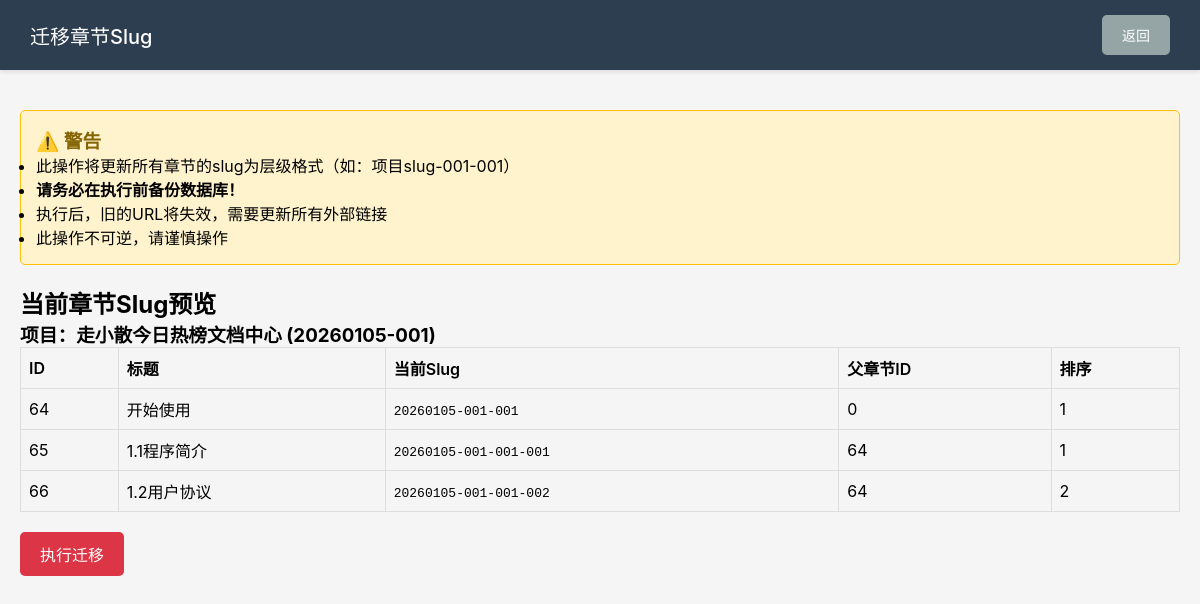
Screenshot of /admin/migrate_slugs.php (signed in) with the database file from the repository.
### tables this page shows
CREATE TABLE `chapters` (
  `id` int(11) NOT NULL AUTO_INCREMENT,
  `project_id` int(11) NOT NULL COMMENT '所属项目ID',
  `parent_id` int(11) DEFAULT '0' COMMENT '父章节ID，0表示顶级',
  `title` varchar(255) NOT NULL COMMENT '章节标题',
  `slug` varchar(255) NOT NULL COMMENT 'URL友好标识',
  `content` longtext COMMENT 'Markdown内容',
  `html_content` longtext COMMENT '渲染后的HTML内容',
  `order` int(11) DEFAULT '0' COMMENT '排序序号',
  `created_at` datetime DEFAULT CURRENT_TIMESTAMP,
  `updated_at` datetime DEFAULT CURRENT_TIMESTAMP ON UPDATE CURRENT_TIMESTAMP,
  PRIMARY KEY (`id`),
  KEY `project_id` (`project_id`),
  KEY `parent_id` (`parent_id`),
  KEY `slug` (`slug`)
);

### admin/migrate_slugs.php (the view, shortened to what this page needs)
<?php
$db = Database::getInstance()->getConnection();
$preview_data = [];
try {
    $stmt = $db->query("SELECT c.*, p.slug as project_slug, p.name as project_name FROM chapters c JOIN projects p ON c.project_id = p.id ORDER BY c.project_id ASC, c.parent_id ASC, c.`order` ASC, c.id ASC");
    $all_chapters = $stmt->fetchAll();
    foreach ($all_chapters as $chapter) {
        if (!isset($preview_data[$chapter['project_id']])) {
            $preview_data[$chapter['project_id']] = [
                'project_name' => $chapter['project_name'],
                'project_slug' => $chapter['project_slug'],
                'chapters' => []
            ];
        }
        $preview_data[$chapter['project_id']]['chapters'][] = $chapter;
    }
} catch (Exception $e) {
    $error = "获取章节信息失败: " . $e->getMessage();
}
?>
<!DOCTYPE html>
<html lang="zh-CN">
<head>
    <link rel="stylesheet" href="assets/admin.css">
</head>
<body>
    <div class="admin-header">
        <h1>迁移章节Slug</h1>
        <a href="index.php" class="btn btn-secondary">返回</a>
    </div>
    <div class="migrate-container">
        <div class="warning-box">
            <h3>⚠️ 警告</h3>
            <ul>
                <li>此操作将更新所有章节的slug为层级格式（如：项目slug-001-001）</li>
                <li><strong>请务必在执行前备份数据库！</strong></li>
                <li>执行后，旧的URL将失效，需要更新所有外部链接</li>
                <li>此操作不可逆，请谨慎操作</li>
            </ul>
        </div>
        <h2>当前章节Slug预览</h2>
        <?php foreach ($preview_data as $project_id => $project_data): ?>
            <h3>项目：<?php echo htmlspecialchars($project_data['project_name']); ?> (<?php echo htmlspecialchars($project_data['project_slug']); ?>)</h3>
            <table class="preview-table">
                <thead>
                    <tr>
                        <th>ID</th>
                        <th>标题</th>
                        <th>当前Slug</th>
                        <th>父章节ID</th>
                        <th>排序</th>
                    </tr>
                </thead>
                <tbody>
                    <?php foreach ($project_data['chapters'] as $chapter): ?>
                        <tr>
                            <td><?php echo $chapter['id']; ?></td>
                            <td><?php echo htmlspecialchars($chapter['title']); ?></td>
                            <td><code><?php echo htmlspecialchars($chapter['slug']); ?></code></td>
                            <td><?php echo $chapter['parent_id']; ?></td>
                            <td><?php echo $chapter['order']; ?></td>
                        </tr>
                    <?php endforeach; ?>
                </tbody>
            </table>
        <?php endforeach; ?>
        <form method="POST" onsubmit="return confirm('确定要执行迁移吗？请确保已备份数据库！');">
            <button type="submit" name="confirm" value="1" class="btn-danger">执行迁移</button>
        </form>
    </div>
</body>
</html>

### admin/assets/admin.css (style rules this page uses)
* { margin: 0; padding: 0; box-sizing: border-box; }
body { font-family: -apple-system, BlinkMacSystemFont, 'Segoe UI', 'PingFang SC', 'Hiragino Sans GB', 'Microsoft YaHei', sans-serif; background: #f5f5f5; }
.admin-header { background: #2c3e50; color: white; padding: 15px 30px; display: flex; justify-content: space-between; align-items: center; box-shadow: 0 2px 4px rgba(0,0,0,0.1); }
.admin-header h1 { font-size: 20px; font-weight: 500; }
.btn { display: inline-block; padding: 10px 20px; border: none; border-radius: 5px; text-decoration: none; cursor: pointer; font-size: 14px; transition: background 0.3s; }
.btn-secondary { background: #95a5a6; color: white; }
.btn-danger { background: #e74c3c; color: white; }

### admin/migrate_slugs.php (style rules this page uses)
.migrate-container { max-width: 1200px; margin: 20px auto; padding: 20px; }
.warning-box { background: #fff3cd; border: 1px solid #ffc107; border-radius: 5px; padding: 15px; margin-bottom: 20px; }
.warning-box h3 { margin-top: 0; color: #856404; }
.preview-table { width: 100%; border-collapse: collapse; margin-bottom: 20px; }
.preview-table th, .preview-table td { border: 1px solid #ddd; padding: 8px; text-align: left; }
.preview-table th { background: #f5f5f5; font-weight: 600; }
.btn-danger { background: #dc3545; color: white; padding: 10px 20px; border: none; border-radius: 5px; cursor: pointer; font-size: 16px; }

### rows the page displays
chapters: id "64", title "开始使用", slug "20260105-001-001", parent "0", order "1"
chapters: id "65", title "1.1程序简介", slug "20260105-001-001-001", parent "64", order "1"
chapters: id "66", title "1.2用户协议", slug "20260105-001-001-002", parent "64", order "2"

### other values shown
$project_data['project_name'] "走小散今日热榜文档中心"
$project_data['project_slug'] "20260105-001"
